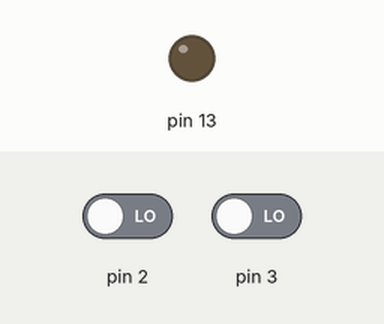
This sketch was run on a simulated Arduino Uno, built with avr-gcc and run on an emulated ATmega328P. Parts: output pins drawn as LEDs (lit = HIGH). The inputs (shaded band) are chosen by the test bench; at power-on: pin 2 LOW, pin 3 LOW. What the sketch prints to the serial monitor is not drawn.

Above: at 1.2 s.
1.3 s: pin 2 driven HIGH
At 1.6 s:
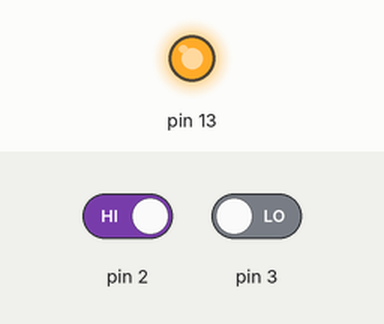
Timing chart, 0 to 8.8 s (numbered marks = the images above; inputs shaded):
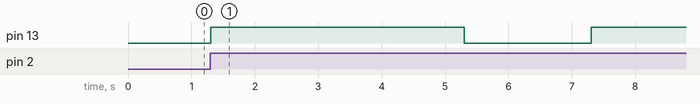

Measured:
- after the input at 1.3 s, pin 13: LOW → HIGH at once, → LOW 4.0 s later, → HIGH 2.0 s later

The sketch:

sketch_dec17c.ino
```cpp
void setup() {
  // put your setup code here, to run once:
  pinMode(2,INPUT);
  pinMode(3,INPUT);
  pinMode(13,OUTPUT);
  Serial.begin(9600);
}
void displayLed() {
  for(int i=13;i>9;i--){
    digitalWrite(i,HIGH);
    delay(1000);
    }
}
void displayOffLed() {
  for(int i=13;i>9;i--){
    digitalWrite(i,LOW);
    delay(500);
    }
}

void loop() {
  // put your main code here, to run repeatedly:
//  Serial.println(digitalRead(3));
  Serial.println(digitalRead(2));
    if(digitalRead(2)==1){
      displayLed();
      displayOffLed();
    }
    else if(digitalRead(3)==1){
      for(int i=10;i<14;i++){
        digitalWrite(i,HIGH);
        delay(1000);
      }
      for(int i=10;i<14;i++){
        digitalWrite(i,LOW);
        delay(500);
    }

    }
}
```
